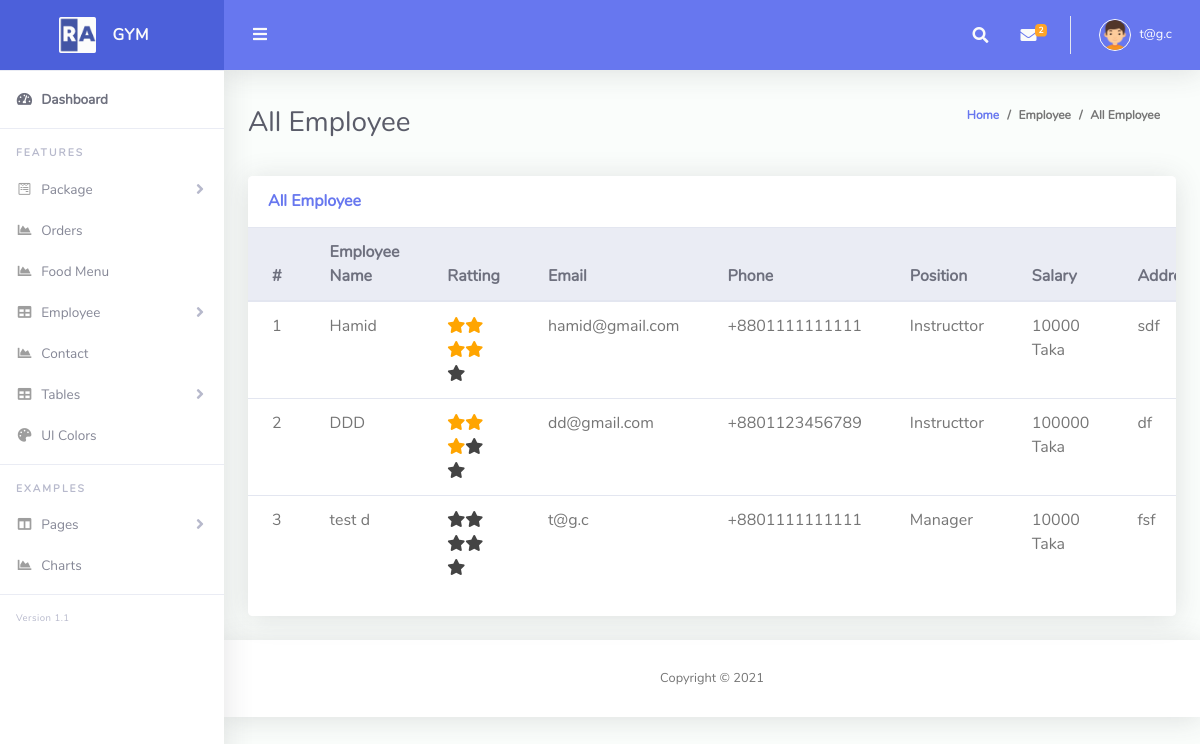
Page /admin/employee_list.php (signed in) on the earlier database version.
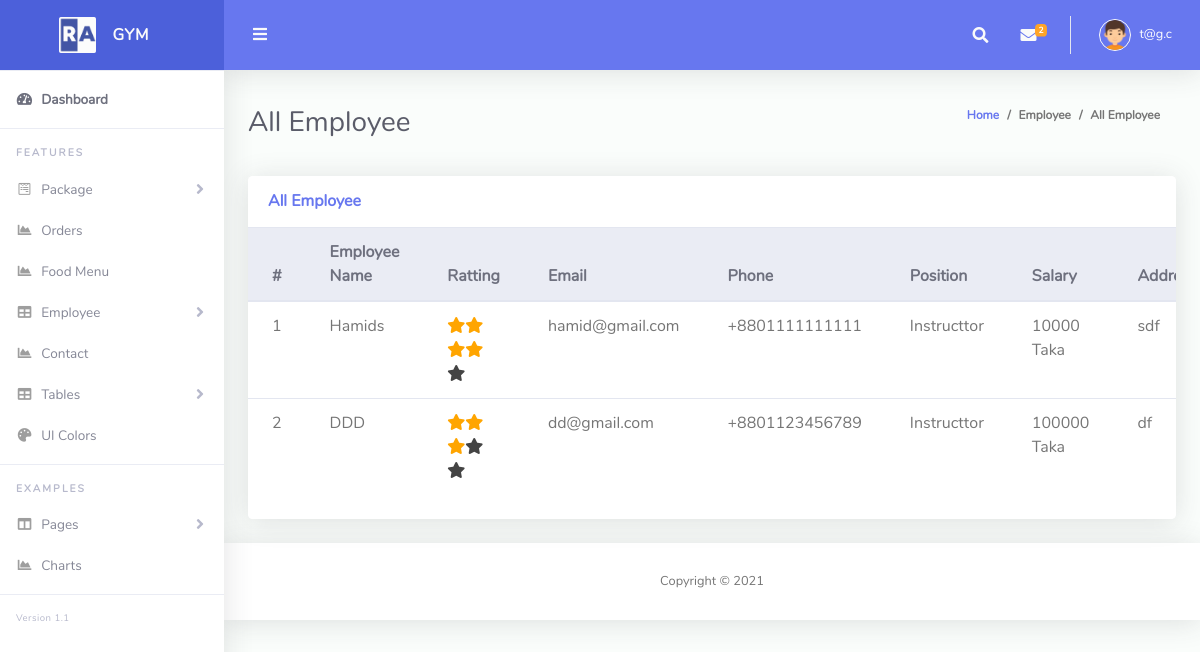
Same page on the later database version.
### tables this page shows
CREATE TABLE `employee_table` (
  `emp_id` int(11) NOT NULL,
  `emp_name` varchar(200) NOT NULL,
  `emp_job_status` varchar(200) NOT NULL,
  `emp_email` varchar(200) NOT NULL,
  `emp_phone` varchar(200) NOT NULL,
  `emp_image` varchar(200) NOT NULL,
  `emp_salary` varchar(200) NOT NULL,
  `create_emp` timestamp NOT NULL DEFAULT current_timestamp(),
  `emp_address` text NOT NULL,
  `total_rat` int(11) DEFAULT NULL,
  `hit` int(11) DEFAULT NULL
);

### Classes/DB.php (called while the page is built, shortened)
<?php
class DB
{
    public $servername = "localhost";
    public $username = "root";
    public $password = "";
    public $dbname = "gym";
    public function connect(){
        $this->conn = new mysqli($this->servername, $this->username, $this->password, $this->dbname);
        if ($this->conn->connect_error) {
          die("Connection failed: " . $this->conn->connect_error);
        }
        else{
            return $msg =  "connected";
        }
    }
}
?>

### Classes/EmployeeClass.php (called while the page is built, shortened)
<?php
include_once 'db.php';
class EmployeeClass extends DB
{
        public function viewEmployee()
        {
            $qry = "SELECT * FROM employee_table";
            $result = $this->conn->query($qry);
            return $result;
        }
}

### admin/employee_list.php (the view, shortened to what this page needs)
<?php include 'layouts/header.php';
?>
<div class="container-fluid" id="container-wrapper">
    <div class="d-sm-flex align-items-center justify-content-between mb-4">
    <h1 class="h3 mb-0 text-gray-800">All Employee</h1>
    <ol class="breadcrumb">
        <li class="breadcrumb-item"><a href="./">Home</a></li>
        <li class="breadcrumb-item">Employee</li>
        <li class="breadcrumb-item active" aria-current="page">All Employee</li>
    </ol>
    </div>
    <div class="row">
        <div class="col-lg-12 mb-4">
            <div class="card">
            <div class="card-header py-3 d-flex flex-row align-items-center justify-content-between">
                <h6 class="m-0 font-weight-bold text-primary">All Employee</h6>
            </div>
            <div class="table-responsive">
                <table class="table align-items-center table-flush">
                <thead class="thead-light">
                    <tr>
                        <th>#</th>
                        <th>Employee Name</th>
                        <th>Ratting</th>
                        <th>Email</th>
                        <th>Phone</th>
                        <th>Position</th>
                        <th>Salary <br></th>
                        <th>Address</th>
                    </tr>
                </thead>
                <tbody>
                    <?php
                        $i = 0;
                        $view = $emp->viewEmployee();
                        foreach($view as $value){
                    ?>
                    <tr>
                        <td><?php echo $i+=1; ?></td>
                        <td><?php echo $value['emp_name']; ?></td>
                        <td><?php
               if ($value['total_rat'] ==NULL || $value['hit'] ==NULL) {
                  for ($i=0; $i < 5; $i++) {
                      echo '<span style="color:#444;" class="fa fa-star"></span>';
                      }
              }else{ $count = round($value['total_rat']/$value['hit']);
                  for ($i=0; $i < $count; $i++) {
                      echo '<span style="color: orange;" class="fa fa-star checked"></span>';
                      }
                      for ($i=0; $i < 5- $count; $i++) {
                       echo '<span style="color:#444;" class="fa fa-star"></span>';
                      }
              }?>
              </td>
                        <td><?php echo $value['emp_email']; ?></td>
                        <td><?php echo $value['emp_phone']; ?></td>
                        <td><?php echo $value['emp_job_status']; ?> </td>
                        <td><?php echo $value['emp_salary']; ?> Taka</td>
                        <td><?php echo $value['emp_address']; ?> </td>
                    </tr>
                    <?php } ?>
                </tbody>
                </table>
            </div>
            <div class="card-footer"></div>
            </div>
        </div>
    </div>
</div>
<?php include 'layouts/footer.php';?>

Differences in the rows shown:
removed employee_table: i "3", emp_name "test d", emp_email "t@g.c", emp_phone "+8801111111111", emp_job_status "Manager", emp_salary "10000", emp_address "fsf"
changed employee_table "hamid@gmail.com": emp_name "Hamid" → "Hamids"
